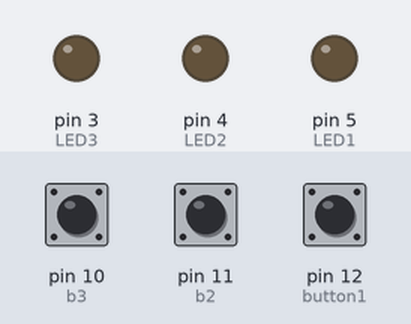
The sketch below on a simulated Arduino Uno, built with avr-gcc and run on an emulated ATmega328P. Parts: output pins drawn as LEDs (lit = HIGH). Dashed ring = blinking. The inputs (shaded band) are chosen by the test bench; at power-on: pin 11 (b2) HIGH, pin 10 (b3) HIGH, pin 12 (button1) LOW.

Above: at 1.2 s.
1.3 s: pin 11 (b2) pulled LOW for 0.15 s
At 1.7 s:
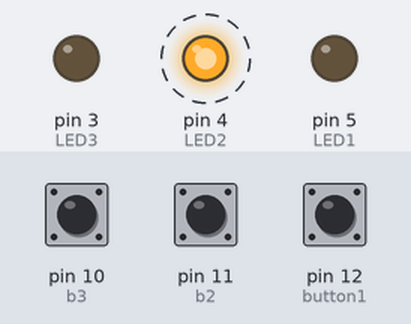
4.3 s: pin 10 (b3) pulled LOW for 0.15 s
At 5.7 s:
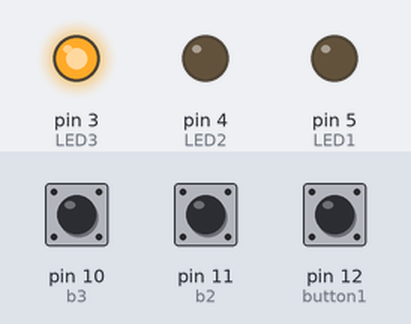
7.4 s: pin 12 (button1) pulled HIGH for 0.15 s
At 8.0 s:
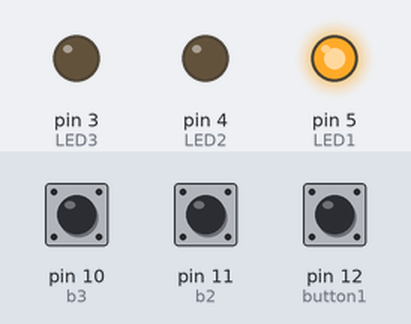
10.5 s: pin 12 (button1) pulled HIGH for 1 s
At 13.8 s:
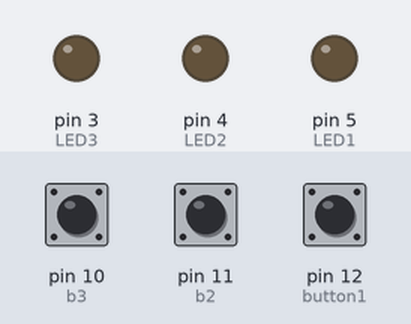
14.5 s: pin 12 (button1) pulled HIGH for 3.2 s
At 15.8 s:
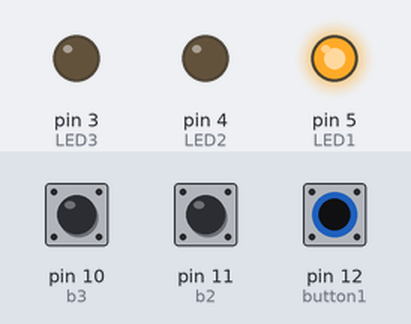
19.2 s: pin 10 (b3) driven LOW and pin 11 (b2) driven LOW
At 22.5 s:
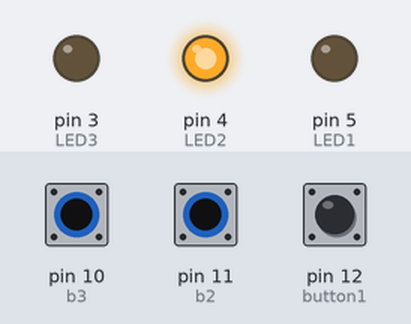
Timing chart, 0 to 23.2 s (numbered marks = the images above; inputs shaded):
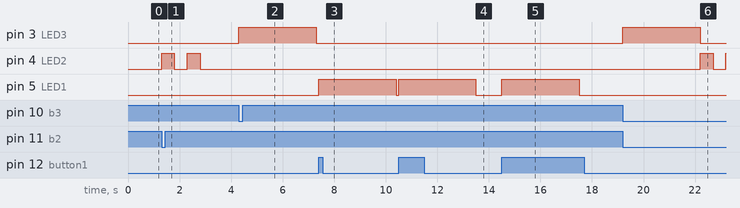

Measured:
- after the input at 1.3 s, pin 4 (LED2): alternates HIGH for 0.50 s and LOW for 0.50 s, 4 changes in all, then stays LOW, starting at once
- after the input at 4.3 s, pin 3 (LED3): LOW → HIGH at once, → LOW 3.0 s later
- after the input at 7.4 s, pin 5 (LED1): LOW → HIGH at once, → LOW 3.0 s later
- after the input at 10.5 s, pin 5 (LED1): LOW → HIGH at once, → LOW 3.0 s later
- after the input at 14.5 s, pin 5 (LED1): LOW → HIGH at once, → LOW 3.0 s later
- after the input at 19.2 s, pin 3 (LED3): LOW → HIGH at once, → LOW 3.0 s later; pin 4 (LED2): LOW → HIGH after 3.0 s, → LOW 0.50 s later, → HIGH 0.50 s later

The sketch:

ITC_Assignment_02_code.ino
```cpp
#define button1 12
#define LED1 5
#define b2 11 //button2
#define LED2 4
#define b3 10 //button3
#define LED3 3
int Bch1 = 0;
int Bch2 = 1;
int Bch3 = 1;
unsigned long T1;
unsigned long T2;
unsigned long T3;
int c1 = 0;
int c3 = 0;

void setup() {
  pinMode(button1, INPUT);
  pinMode(b2, INPUT_PULLUP);
  pinMode(b3, INPUT_PULLUP);
  pinMode(LED1, OUTPUT);
  pinMode(LED2, OUTPUT);
  pinMode(LED3, OUTPUT);
}

void loop() {
  //ReadButtonPressed
  int ReadB1 = digitalRead(button1);
  int ReadB2 = digitalRead(b2);
  int ReadB3 = digitalRead(b3);

  //CheckTimePressedButton1
  if ((millis() - T1) >= 150) {
    if (ReadB1 != Bch1 && c1 == 0) {
      T1 = millis();
    }
    else if (ReadB1 == Bch1 ) {
      c1 = 0;
    }
  }

  //CheckTimePressedButton2
  if (ReadB2 != Bch2 && digitalRead(LED1) == LOW && digitalRead(LED3) == LOW && Bch2 == 1) {
    T2 = millis();
  }

  //CheckTimePressedButton3
  if ((millis() - T3) >= 150) {
    if (ReadB3 != Bch3 && digitalRead(LED1) == LOW && c3 == 0) {
      T3 = millis();
    }
    else if (ReadB3 == Bch3 ) {
      c3 = 0;
    }
  }

  //LED1
  if (millis() - T1 <= 10 && T1 != 0 && c1 == 0) {
    digitalWrite(LED1, !digitalRead(LED1));
    c1 = 1;
  }
  if ((millis() - T1) >= 3000) {
    digitalWrite(LED1, LOW);
  }

  //LED2
  if ((millis() - T2) <= 2000 && T2 != 0 ) {
    Bch2 = ReadB2;
    if ((millis() - T2) <= 500) {
      digitalWrite(LED2, HIGH);
    }
    if ((millis() - T2) > 500 && (millis() - T2) <= 1000) {
      digitalWrite(LED2, LOW);
    }
    if ((millis() - T2) > 1000 && (millis() - T2) <= 1500) {
      digitalWrite(LED2, HIGH);
    }
    if ((millis() - T2) > 1500) {
      digitalWrite(LED2, LOW);
    }
  }
  if (ReadB2 == 1) {
    Bch2 = ReadB2;
  }

  //LED3
  if ((millis() - T3) <= 1 && T3 != 0 && c3 == 0 ) {
    digitalWrite(LED3, !digitalRead(LED3));
    c3 = 1;
  }
  if ((millis() - T3) >= 3000) {
    digitalWrite(LED3, LOW);
  }
}
```
